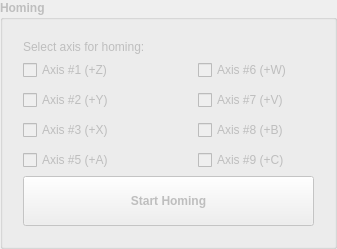
    <widget class="QGroupBox" name="gb_homing">
     <property name="enabled">
      <bool>false</bool>
     </property>
     <property name="font">
      <font>
       <weight>75</weight>
       <bold>true</bold>
      </font>
     </property>
     <property name="title">
      <string>Homing</string>
     </property>
     <property name="checkable">
      <bool>false</bool>
     </property>
     <layout class="QGridLayout" name="gridLayout_8">
      <property name="margin">
       <number>20</number>
      </property>
      <item row="0" column="0" colspan="2">
       <widget class="QLabel" name="label">
        <property name="sizePolicy">
         <sizepolicy hsizetype="Preferred" vsizetype="Maximum">
          <horstretch>0</horstretch>
          <verstretch>0</verstretch>
         </sizepolicy>
        </property>
        <property name="font">
         <font>
          <weight>50</weight>
          <bold>false</bold>
         </font>
        </property>
        <property name="text">
         <string>Select axis for homing: </string>
        </property>
       </widget>
      </item>
      <item row="1" column="0">
       <layout class="QGridLayout" name="gridLayout">
        <property name="verticalSpacing">
         <number>10</number>
        </property>
        <item row="3" column="1">
         <widget class="QLabel" name="la_ledax5">
          <property name="sizePolicy">
           <sizepolicy hsizetype="Fixed" vsizetype="Fixed">
            <horstretch>0</horstretch>
            <verstretch>0</verstretch>
           </sizepolicy>
          </property>
          <property name="minimumSize">
           <size>
            <width>16</width>
            <height>16</height>
           </size>
          </property>
          <property name="maximumSize">
           <size>
            <width>16</width>
            <height>16</height>
           </size>
          </property>
          <property name="font">
           <font>
            <weight>50</weight>
            <bold>false</bold>
           </font>
          </property>
          <property name="text">
           <string/>
          </property>
          <property name="pixmap">
           <pixmap>../../resources/img/green_light.png</pixmap>
          </property>
          <property name="scaledContents">
           <bool>true</bool>
          </property>
         </widget>
        </item>
        <item row="3" column="0">
         <widget class="QCheckBox" name="chb_homingax5">
          <property name="font">
           <font>
            <weight>50</weight>
            <bold>false</bold>
           </font>
          </property>
          <property name="text">
           <string>Axis #5 (+A)</string>
          </property>
         </widget>
        </item>
        <item row="2" column="1">
         <widget class="QLabel" name="la_ledax3">
          <property name="sizePolicy">
           <sizepolicy hsizetype="Fixed" vsizetype="Fixed">
            <horstretch>0</horstretch>
            <verstretch>0</verstretch>
           </sizepolicy>
          </property>
          <property name="minimumSize">
           <size>
            <width>16</width>
            <height>16</height>
           </size>
          </property>
          <property name="maximumSize">
           <size>
            <width>16</width>
            <height>16</height>
           </size>
          </property>
          <property name="font">
           <font>
            <weight>50</weight>
            <bold>false</bold>
           </font>
          </property>
          <property name="text">
           <string/>
          </property>
          <property name="pixmap">
           <pixmap>../../resources/img/green_light.png</pixmap>
          </property>
          <property name="scaledContents">
           <bool>true</bool>
          </property>
         </widget>
        </item>
        <item row="1" column="1">
         <widget class="QLabel" name="la_ledax2">
          <property name="sizePolicy">
           <sizepolicy hsizetype="Fixed" vsizetype="Fixed">
            <horstretch>0</horstretch>
            <verstretch>0</verstretch>
           </sizepolicy>
          </property>
          <property name="minimumSize">
           <size>
            <width>16</width>
            <height>16</height>
           </size>
          </property>
          <property name="maximumSize">
           <size>
            <width>16</width>
            <height>16</height>
           </size>
          </property>
          <property name="font">
           <font>
            <weight>50</weight>
            <bold>false</bold>
           </font>
          </property>
          <property name="text">
           <string/>
          </property>
          <property name="pixmap">
           <pixmap>../../resources/img/green_light.png</pixmap>
          </property>
          <property name="scaledContents">
           <bool>true</bool>
          </property>
         </widget>
        </item>
        <item row="0" column="1">
         <widget class="QLabel" name="la_ledax1">
          <property name="sizePolicy">
           <sizepolicy hsizetype="Fixed" vsizetype="Fixed">
            <horstretch>0</horstretch>
            <verstretch>0</verstretch>
           </sizepolicy>
          </property>
          <property name="minimumSize">
           <size>
            <width>16</width>
            <height>16</height>
           </size>
          </property>
          <property name="maximumSize">
           <size>
            <width>16</width>
            <height>16</height>
           </size>
          </property>
          <property name="font">
           <font>
            <weight>50</weight>
            <bold>false</bold>
           </font>
          </property>
          <property name="text">
           <string/>
          </property>
          <property name="pixmap">
           <pixmap>../../resources/img/green_light.png</pixmap>
          </property>
          <property name="scaledContents">
           <bool>true</bool>
          </property>
         </widget>
        </item>
        <item row="2" column="0">
         <widget class="QCheckBox" name="chb_homingax3">
          <property name="font">
           <font>
            <weight>50</weight>
            <bold>false</bold>
           </font>
          </property>
          <property name="text">
           <string>Axis #3 (+X)</string>
          </property>
         </widget>
        </item>
        <item row="1" column="0">
         <widget class="QCheckBox" name="chb_homingax2">
          <property name="font">
           <font>
            <weight>50</weight>
            <bold>false</bold>
           </font>
          </property>
          <property name="text">
           <string>Axis #2 (+Y)</string>
          </property>
         </widget>
        </item>
        <item row="0" column="0">
         <widget class="QCheckBox" name="chb_homingax1">
          <property name="font">
           <font>
            <weight>50</weight>
            <bold>false</bold>
           </font>
          </property>
          <property name="text">
           <string>Axis #1 (+Z)</string>
          </property>
         </widget>
        </item>
       </layout>
      </item>
      <item row="1" column="1">
       <spacer name="horizontalSpacer_3">
        <property name="orientation">
         <enum>Qt::Horizontal</enum>
        </property>
        <property name="sizeType">
         <enum>QSizePolicy::Maximum</enum>
        </property>
        <property name="sizeHint" stdset="0">
         <size>
          <width>50</width>
          <height>20</height>
         </size>
        </property>
       </spacer>
      </item>
      <item row="1" column="2">
       <layout class="QGridLayout" name="gridLayout_3">
        <property name="verticalSpacing">
         <number>10</number>
        </property>
        <item row="0" column="0">
         <widget class="QCheckBox" name="chb_homingax6">
          <property name="font">
           <font>
            <weight>50</weight>
            <bold>false</bold>
           </font>
          </property>
          <property name="text">
           <string>Axis #6 (+W)</string>
          </property>
         </widget>
        </item>
        <item row="0" column="1">
         <widget class="QLabel" name="la_ledax6">
          <property name="sizePolicy">
           <sizepolicy hsizetype="Fixed" vsizetype="Fixed">
            <horstretch>0</horstretch>
            <verstretch>0</verstretch>
           </sizepolicy>
          </property>
          <property name="minimumSize">
           <size>
            <width>16</width>
            <height>16</height>
           </size>
          </property>
          <property name="maximumSize">
           <size>
            <width>16</width>
            <height>16</height>
           </size>
          </property>
          <property name="font">
           <font>
            <weight>50</weight>
            <bold>false</bold>
           </font>
          </property>
          <property name="text">
           <string/>
          </property>
          <property name="pixmap">
           <pixmap>../../resources/img/green_light.png</pixmap>
          </property>
          <property name="scaledContents">
           <bool>true</bool>
          </property>
         </widget>
        </item>
        <item row="1" column="0">
         <widget class="QCheckBox" name="chb_homingax7">
          <property name="font">
           <font>
            <weight>50</weight>
            <bold>false</bold>
           </font>
          </property>
          <property name="text">
           <string>Axis #7 (+V)</string>
          </property>
         </widget>
        </item>
        <item row="1" column="1">
         <widget class="QLabel" name="la_ledax7">
          <property name="sizePolicy">
           <sizepolicy hsizetype="Fixed" vsizetype="Fixed">
            <horstretch>0</horstretch>
            <verstretch>0</verstretch>
           </sizepolicy>
          </property>
          <property name="minimumSize">
           <size>
            <width>16</width>
            <height>16</height>
           </size>
          </property>
          <property name="maximumSize">
           <size>
            <width>16</width>
            <height>16</height>
           </size>
          </property>
          <property name="font">
           <font>
            <weight>50</weight>
            <bold>false</bold>
           </font>
          </property>
          <property name="text">
           <string/>
          </property>
          <property name="pixmap">
           <pixmap>../../resources/img/green_light.png</pixmap>
          </property>
          <property name="scaledContents">
           <bool>true</bool>
          </property>
         </widget>
        </item>
        <item row="2" column="0">
         <widget class="QCheckBox" name="chb_homingax8">
          <property name="font">
           <font>
            <weight>50</weight>
            <bold>false</bold>
           </font>
          </property>
          <property name="text">
           <string>Axis #8 (+B)</string>
          </property>
         </widget>
        </item>
        <item row="2" column="1">
         <widget class="QLabel" name="la_ledax8">
          <property name="sizePolicy">
           <sizepolicy hsizetype="Fixed" vsizetype="Fixed">
            <horstretch>0</horstretch>
            <verstretch>0</verstretch>
           </sizepolicy>
          </property>
          <property name="minimumSize">
           <size>
            <width>16</width>
            <height>16</height>
           </size>
          </property>
          <property name="maximumSize">
           <size>
            <width>16</width>
            <height>16</height>
           </size>
          </property>
          <property name="font">
           <font>
            <weight>50</weight>
            <bold>false</bold>
           </font>
          </property>
          <property name="text">
           <string/>
          </property>
          <property name="pixmap">
           <pixmap>../../resources/img/green_light.png</pixmap>
          </property>
          <property name="scaledContents">
           <bool>true</bool>
          </property>
         </widget>
        </item>
        <item row="3" column="0">
         <widget class="QCheckBox" name="chb_homingax9">
          <property name="font">
           <font>
            <weight>50</weight>
            <bold>false</bold>
           </font>
          </property>
          <property name="text">
           <string>Axis #9 (+C)</string>
          </property>
         </widget>
        </item>
        <item row="3" column="1">
         <widget class="QLabel" name="la_ledax9">
          <property name="sizePolicy">
           <sizepolicy hsizetype="Fixed" vsizetype="Fixed">
            <horstretch>0</horstretch>
            <verstretch>0</verstretch>
           </sizepolicy>
          </property>
          <property name="minimumSize">
           <size>
            <width>16</width>
            <height>16</height>
           </size>
          </property>
          <property name="maximumSize">
           <size>
            <width>16</width>
            <height>16</height>
           </size>
          </property>
          <property name="font">
           <font>
            <weight>50</weight>
            <bold>false</bold>
           </font>
          </property>
          <property name="text">
           <string/>
          </property>
          <property name="pixmap">
           <pixmap>../../resources/img/green_light.png</pixmap>
          </property>
          <property name="scaledContents">
           <bool>true</bool>
          </property>
         </widget>
        </item>
       </layout>
      </item>
      <item row="2" column="0" colspan="3">
       <widget class="QPushButton" name="pbt_homing">
        <property name="enabled">
         <bool>false</bool>
        </property>
        <property name="minimumSize">
         <size>
          <width>0</width>
          <height>50</height>
         </size>
        </property>
        <property name="text">
         <string>Start Homing</string>
        </property>
       </widget>
      </item>
     </layout>
    </widget>
